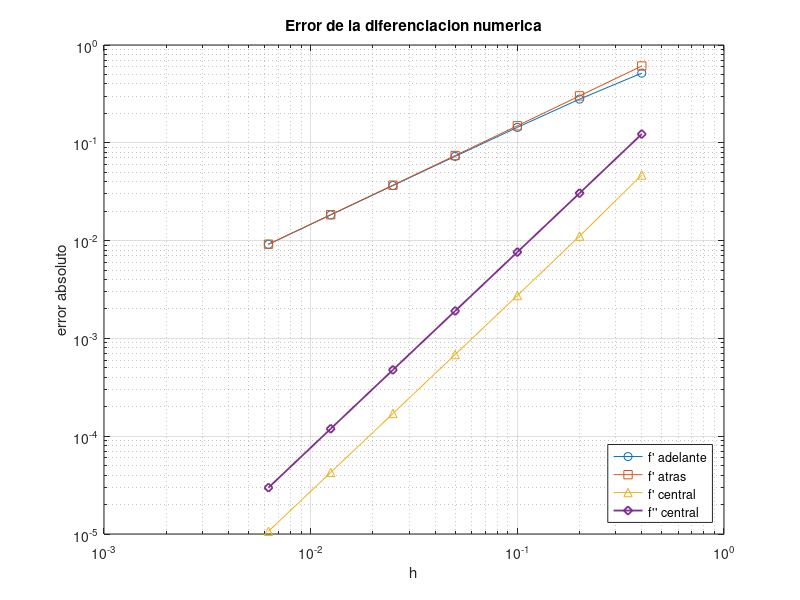

Here is the MATLAB script that generated this plot:
% EJ_09_DIFERENCIACION_NUMERICA
% Primera y segunda derivada de f(x) = exp(x) sin(x) en x0 = 1 con diferencias
% finitas, y estudio del error al reducir el paso h.
%
%   f'(x)  = exp(x) (sin x + cos x)
%   f''(x) = 2 exp(x) cos x
%
% Formulas (h = paso):
%   adelante   f'(x) ~ ( f(x+h) - f(x)   ) / h             error O(h)
%   atras      f'(x) ~ ( f(x)   - f(x-h) ) / h             error O(h)
%   central    f'(x) ~ ( f(x+h) - f(x-h) ) / (2h)          error O(h^2)
%   2da central f''(x) ~ ( f(x+h) - 2 f(x) + f(x-h) ) / h^2  error O(h^2)
%
% Ejecutar:  run('ejemplos/ej_09_diferenciacion_numerica.m')

clear; clc; close all;

f = @(x) exp(x) .* sin(x);
x0 = 1;
d1 = exp(x0) * (sin(x0) + cos(x0));        % derivada exacta
d2 = 2 * exp(x0) * cos(x0);                % segunda derivada exacta

h = 0.4 ./ 2.^(0:6);                       % pasos: 0.4, 0.2, 0.1, ...

% Las formulas se evaluan para todos los h a la vez (h es un vector)
dadl = (f(x0 + h) - f(x0)) ./ h;                       % adelante
datr = (f(x0) - f(x0 - h)) ./ h;                       % atras
dcen = (f(x0 + h) - f(x0 - h)) ./ (2 * h);             % central
d2c  = (f(x0 + h) - 2 * f(x0) + f(x0 - h)) ./ h.^2;    % segunda derivada, central

% Errores absolutos
ead = abs(dadl - d1);
eat = abs(datr - d1);
ece = abs(dcen - d1);
e2  = abs(d2c - d2);

fprintf('f''(1) exacta = %.8f,   f''''(1) exacta = %.8f\n\n', d1, d2);
fprintf('Errores absolutos:\n');
fprintf('     h        adelante     atras       central     2da central\n');
fprintf('%8.5f  %11.3e %11.3e %11.3e %11.3e\n', [h; ead; eat; ece; e2]);

% Orden observado: log2(e(h) / e(h/2))
orden = @(e) mean(log2(e(1:end-1) ./ e(2:end)));
fprintf('\nOrden observado:  adelante %.2f,  atras %.2f,  central %.2f,  2da central %.2f\n', ...
        orden(ead), orden(eat), orden(ece), orden(e2));
fprintf('(teorico: 1, 1, 2, 2)\n');

figure;
loglog(h, ead, 'o-', h, eat, 's-', h, ece, '^-', h, e2, 'd-', 'LineWidth', 1.3);
xlabel('h'); ylabel('error absoluto'); grid on;
legend('f'' adelante', 'f'' atras', 'f'' central', 'f'''' central', 'Location', 'southeast');
title('Error de la diferenciacion numerica');
